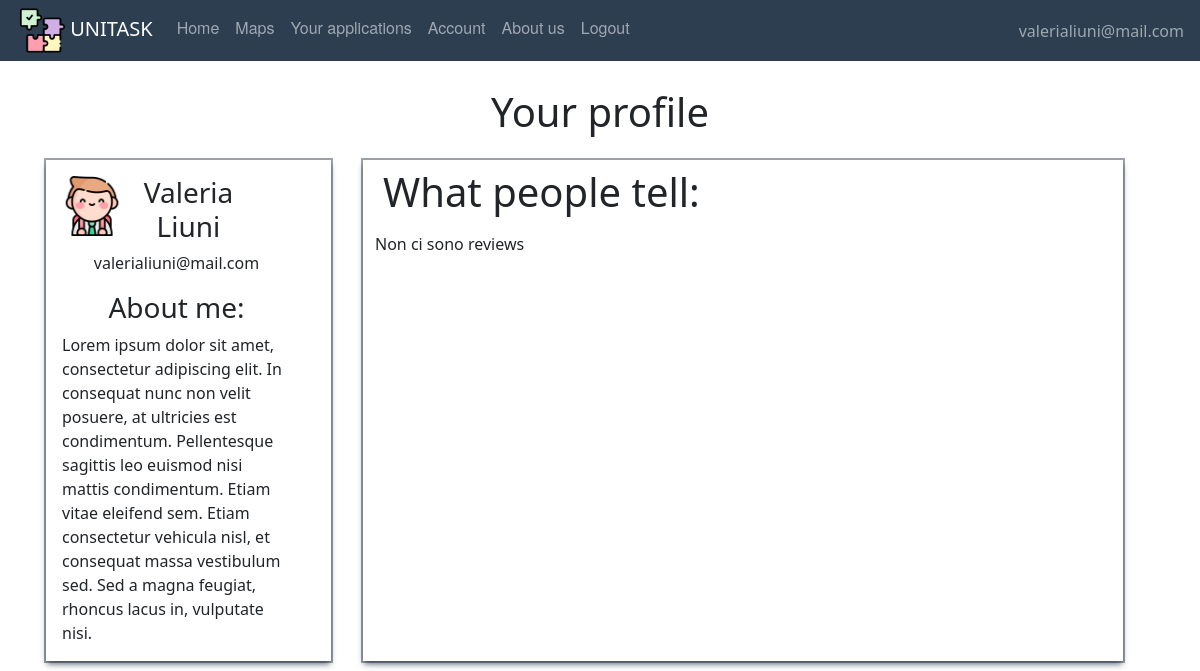
Page /account (signed in) on the earlier database version.
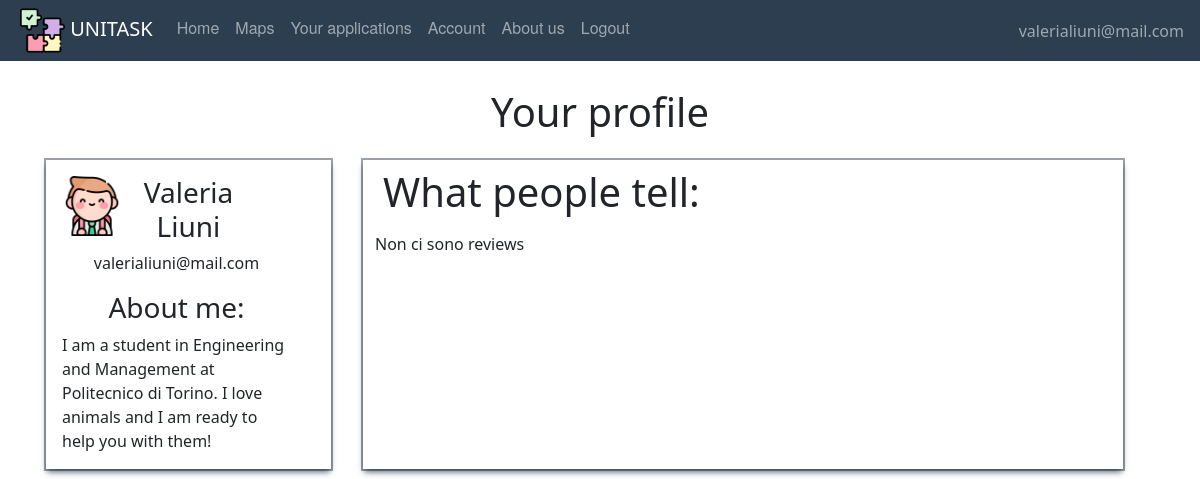
Same page on the later database version.
### website/models.py (models this page shows)
class User(db.Model, UserMixin):
    id = db.Column(db.Integer, primary_key=True)
    email = db.Column(db.String(150), unique=True)
    password = db.Column(db.String(150))
    first_name = db.Column(db.String(150))
    surname = db.Column(db.String(150))
    description = db.Column(db.String(200))
    type = db.Column(db.String(20))
    reviewsposted = db.relationship('Review', foreign_keys='Review.id_reviewer',
                                    backref='author')
    reviewsreceived = db.relationship('Review', foreign_keys='Review.id_reviewed',
                                      backref='received')
    __mapper_args__ = {
        'polymorphic_on': type,
        'polymorphic_identity': 'user',
    }

### website/user/routes.py (the view)
@users.route('/account')
def account():
    return render_template("User/account.html", user=current_user)

### website/templates/user/account.html (shortened to what this page needs)
{% extends "base.html" %}
{% block content %}
    <br/>
    <h1 align="center">Your profile</h1>
    <div class="container">
        <div class="row">
            <div align="center" class="col-3 profile-box m-3 p-3">
                <div class="row">
                    <div class="col-2">
                        {% if user.type=='student' %}
                            <img align="left" width="60" height="60" alt="usertype"
                                 src="/static/images/pic/student.png"/>
                        {% elif user.type=='adult' %}
                            <img align="left" width="60" height="60" alt="usertype"
                                 src="/static/images/pic/worker.png"/>
                        {% endif %}
                    </div>
                    <div class="col-8">
                        <h3 class="px-2">{{ user.first_name }} {{ user.surname }}</h3>
                    </div>
                    <div class="row">
                        <p class="px-3">{{ user.email }}</p>
                        <h3>About me:</h3>
                        <div style="text-align:left;">
                            {% if user.description != None %}
                                <div class="profileDescription" >
                                    {{ user.description }}
                                </div>
                            {% else %}
                                You didn't add a description
                            {% endif %}
                        </div>
                    </div>
                </div>
            </div>
            <div class="col-8 reviews-box m-3">
                <h1 align="left" class="p-2">What people tell: </h1>
                {% if user.reviewsreceived|length !=0 %}
                    {% for recens in user.reviewsreceived %}
                        <div class="box-review">
                            <h2>Reviewed by: <span class="review-author"> {{ recens.author.first_name }}</span></h2>
                            <h4 class="review-title">{{ recens.title }}</h4>
                            {{ recens.text }}
                        </div>
                    {% endfor %}
                {% else %}
                    Non ci sono reviews
                {% endif %}
            </div>
        </div>
    </div>
{% endblock %}

### website/templates/base.html (shortened to what this page needs)
<!DOCTYPE html>
<html lang="">
  <head>
      <link href="/static/css/style.css" rel="stylesheet">
      <link href="https://cdn.jsdelivr.net/npm/bootstrap@5.0.2/dist/css/bootstrap.min.css" rel="stylesheet">
  <link href="https://netdna.bootstrapcdn.com/font-awesome/3.2.1/css/font-awesome.css" rel="stylesheet">
  </head>
  <body>
  <nav class="navbar fixed-top navbar-expand-lg navbar-dark">
    <ul class="navbar-nav mr-auto">
    <li>
    <a style="padding-left:1em;" class="navbar-brand" href="#">
        <img src="/static/images/pic/puzzle.png" width="45" height="45"/>
        UNITASK
    </a></li>
            {% if user.is_authenticated %}
                {% if user.type=='adult' %}
                    <li class="nav-item"><a class="nav-link" id="home" href="/">Home</a></li>
                    <li class="nav-item"><a class="nav-link" id="posttask" href="{{ url_for('adults.posttask') }}">Post a Task</a></li>
                    <li class="nav-item"><a class="nav-link" id="offer" href="{{ url_for('adults.taskpending') }}">Task Pending</a></li>
                    <li class="nav-item"><a class="nav-link" id="account" href="{{ url_for('users.account') }}">Account</a></li>
                    <li class="nav-item"><a class="nav-link" id="aboutus" href="{{ url_for('users.about_us') }}">About us</a></li>
                    <li class="nav-item"><a class="nav-link" id="logout" href="{{ url_for('auth.logout') }}">Logout</a></li>
                    {% elif user.type=='student' %}
                    <li class="nav-item"><a class="nav-link" id="offer" href="{{ url_for('students.offer') }}">Home</a></li>
                    <li class="nav-item"><a class="nav-link" id="maps" href="{{ url_for('students.maps') }}">Maps</a>
                    <li class="nav-item"><a class="nav-link" id="applications" href="{{ url_for('students.listapplications') }}">Your applications</a></li>
                    <li class="nav-item"><a class="nav-link" id="account" href="{{ url_for('users.account') }}">Account</a></li>
                    <li class="nav-item"><a class="nav-link" id="aboutus" href="{{ url_for('users.about_us') }}">About us</a></li>
                    <li class="nav-item"><a class="nav-link" id="logout" href="{{ url_for('auth.logout') }}">Logout</a></li>
                    {% endif %}
                </ul>
                <ul class="navbar-nav ms-auto">
                <li class="nav-item">
                    <span style="padding-right:1em;" class="navbar-text d-flex justify-content-end">
                     {{ user.email}}
                       </span>
                </li>
                </ul>
            {% endif %}
</nav>
    {% block content %}
    {% endblock %}
  </body>
</html>

Differences in the rows shown:
changed User "Valeria": description "Lorem ipsum dolor sit amet, consectetur adipiscing elit. In consequat nunc non velit posuere, at ultricies est condimentum. Pellentesque sagittis leo euismod nisi mattis condimentum. Etiam vitae eleifend sem. Etiam consectetur vehicula nisl, et consequat massa vestibulum sed. Sed a magna feugiat, rhoncus lacus in, vulputate nisi." → "I am a student in Engineering and Management at Politecnico di Torino. I love animals and I am ready to help you with them!"
